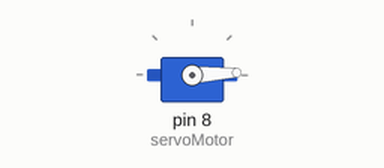
Bench run of a sketch on a simulated Arduino Uno, built with avr-gcc and run on an emulated ATmega328P. Shown: servo.

Above: at 0.05 s.
At 1.3 s:
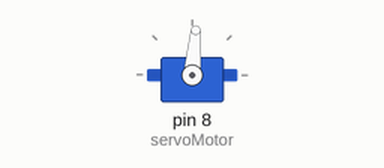
At 2.6 s:
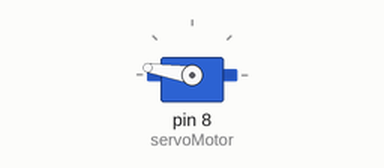
At 5.2 s:
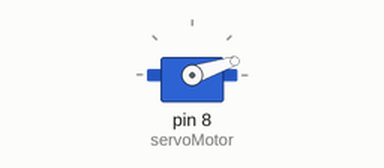
Timing chart, 0 to 7.1 s (numbered marks = the images above):
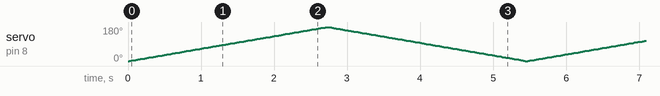

The sketch:

Servo_motor1.ino
```cpp
// C++ code
#include <Servo.h>

Servo servoMotor;
int pos = 0; // variable to store the servo position

void setup() {
  servoMotor.attach(8); // Connect the servo to Pin 8
}

void loop() {
  // Sweep from 0 to 180 degrees
  for (pos = 0; pos <= 180; pos += 1) {
    servoMotor.write(pos);
    delay(15); // Adjust the delay for desired sweep speed
  }

  // Sweep back from 180 to 0 degrees
  for (pos = 180; pos >= 0; pos -= 1) {
    servoMotor.write(pos);
    delay(15); // Adjust the delay for desired sweep speed
  }
}
```
